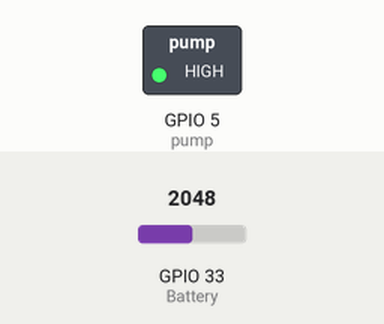
A sketch run on a simulated ESP32. Parts: switched loads named in the sketch (green lamp = pin HIGH). Inputs (shaded band) come from the test bench; at power-on: GPIO 33 (Battery) = 2048. EEPROM starts erased; what the sketch prints to the serial monitor is not drawn.

Above: at 30.7 s.
At 35.7 s:
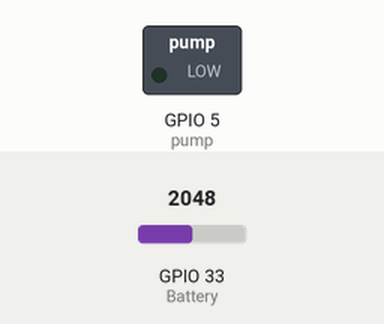
Timing chart, 0 to 37.2 s (numbered marks = the images above):
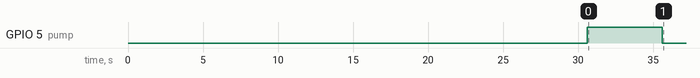

The sketch:

plant_buddy.ino
```cpp
///////////////////////////////////////////////////////////////////////////////////////////////////////////////////////
// Note to reviewers: I can't imrpove this code as I do not have the hardware available, this is the best I can do.  //
// I'm willing to utilize the flow meter to measure the water in litres and stop at a specified value,               //
// but in order to do so, I need the module physically available in order to calibrate it with known amounts of      //
// water. Also, I will make a function to check if there's no water flow while the pump is running                   //
// which alerts the user that there's no water available, and stops working until told to continue.                  //
// In addition to that, I will be using deep sleep, external interupts (in case user sends a message inquiring       //
// about the device's status), and timer based interupts/wake up. (to water the plant)                               //
// All of this is yet to come in the Plant Buddy V2 firmware.                                                        //
// Thank you for taking the time to review this.                                                                     //
// https://github.com/mkhairyx                                                                                       //
///////////////////////////////////////////////////////////////////////////////////////////////////////////////////////

#include <Preferences.h>

Preferences prefs;

String number = "+xxxxxxxxxxxx"; // Owner's phone number

#define Battery 33 // Use your specific ADC GPIO pin
#define soil 32
#define pump 5
#define period 20 // 20 days (max 30 days)
#define wet 1000
#define dry 2000


unsigned long water_interval; // days in ms
int water_time = 5000; // for now, I will be watering the plant for 5 seconds. In V2, I'll use the flow sensor.
int BATP; // battery percentage
int humidity;
unsigned long days;

/*
gpio 33 for battery voltage - no pinMode() needed as it's attached to the adc
gpio 32 for soil readings - no pinMode() needed as analogread() is used
gpio 5 for pump motor - pinMode(pump, OUTPUT);
gpio 3 for gsm_tx -
gpio 1 for gsm_rx -
gpio 13 for flow
gpio 25 for ring ping
*/


void setup()
{
  pinMode(pump, OUTPUT);
  digitalWrite(pump, LOW);
  prefs.begin("periodic", false);
  if (prefs.getInt("cause", 2) == 2)
  {
    delay(30000); //delay for 30 seconds to make sure the module boots up
  }
  Serial.begin(9600);
  analogSetPinAttenuation(Battery, ADC_6db);
  analogSetWidth(12);
  BATP = constrain(((analogRead(Battery)*100)/3908), 0, 100); // battery percentages
  humidity = constrain(map(analogRead(soil), dry, wet, 0, 100), 0, 100);
  days = period;
  // Send message with values:
  Serial.println("AT+CMGF=1");    //Sets the GSM Module in Text Mode
  Serial.println("AT+CMGS=\"" + number + "\"\r"); //Mobile phone number to send message
  delay(500);
  Serial.println("The device just booted up!");
  Serial.print("The battery is at ");
  Serial.println(BATP);
  Serial.println("%");
  Serial.print("The soil humidity is ");
  Serial.print(humidity);
  Serial.println("%");
  Serial.print("The period between each time the plant is watered is ");
  Serial.print(days);
  Serial.println(" days.");
  Serial.print("The boot cause was ");
  switch (prefs.getInt("cause", 2)) {
    case 0: // faulty restart
        Serial.println("an unknown fault...");
        break;
    case 1: // on purpose restart.
        Serial.println("new cycle started (just finished watering!).");
        Serial.println("Watering again in ");
        Serial.print(days);
        Serial.println(" days.");
        break;
    case 2:
        Serial.println("First boot!");
        break;
    default:
        Serial.println("N/A. Please contact the firmware provider.");
        break;
  }
  Serial.print((char)26); // SEND MESSAGE (ASCII FOR CTRL+Z)
  if (prefs.getInt("cause", 2) == 2) // First boot!
  {
    digitalWrite(pump, HIGH);
    delay(water_time);
    digitalWrite(pump, LOW);
  }
  prefs.putInt("cause", 0); // if anything happens (as an undervoltage or system shutdown during the delay, the boot/restart cause will be an unknown fault, ie case 0)
  prefs.end();
  water_interval = days * 86400000;  // = 24 hours * 60 mins * 60 secs * 1000 ms
}

void loop()
{
  if (millis() >= water_interval) // using millis to allow multitasking in future version of this code.
  {
    prefs.begin("periodic", false);
    prefs.putInt("cause", 1); // restarting to water the plant
    prefs.end();
    // int asap = millis();
    digitalWrite(pump, HIGH);
    delay(water_time);
    digitalWrite(pump, LOW);
    ESP.restart();
  }
  // future multi tasking stuff (like user calling for status), or maybe I will put the esp into deep sleep and use interupts.
}
```
